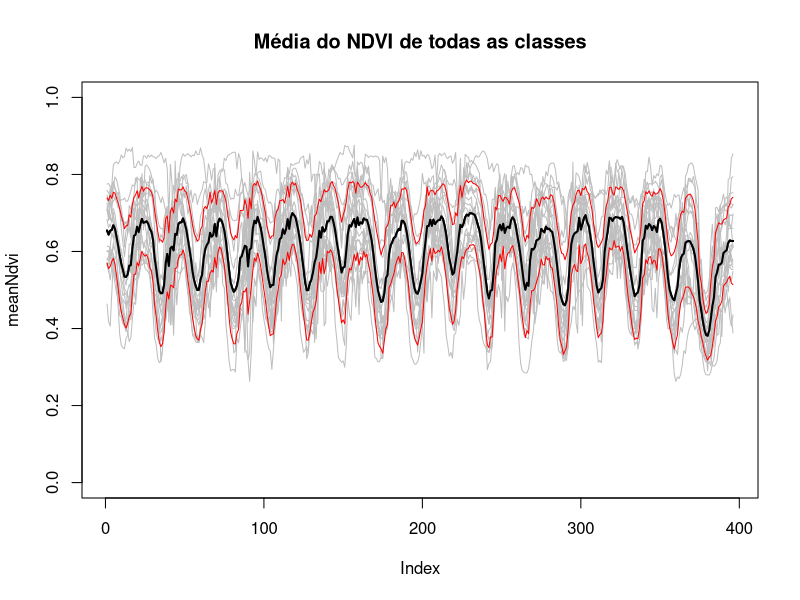
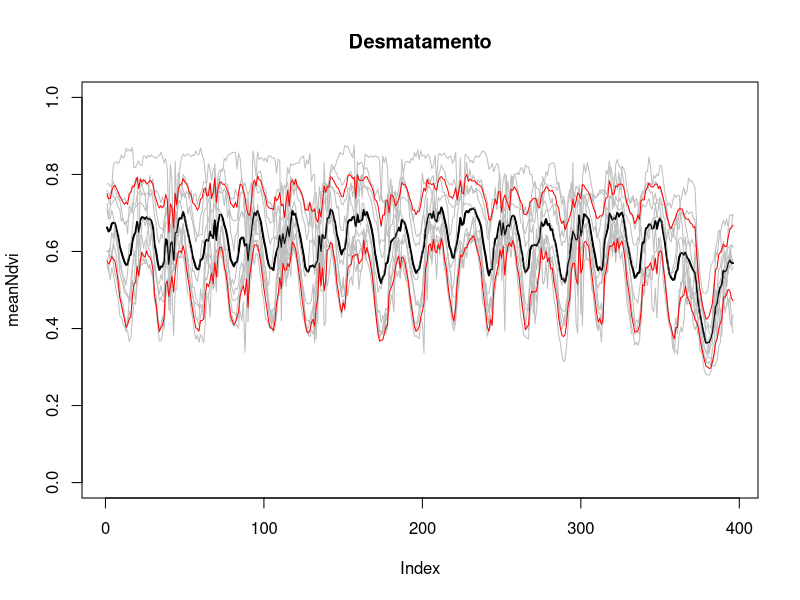
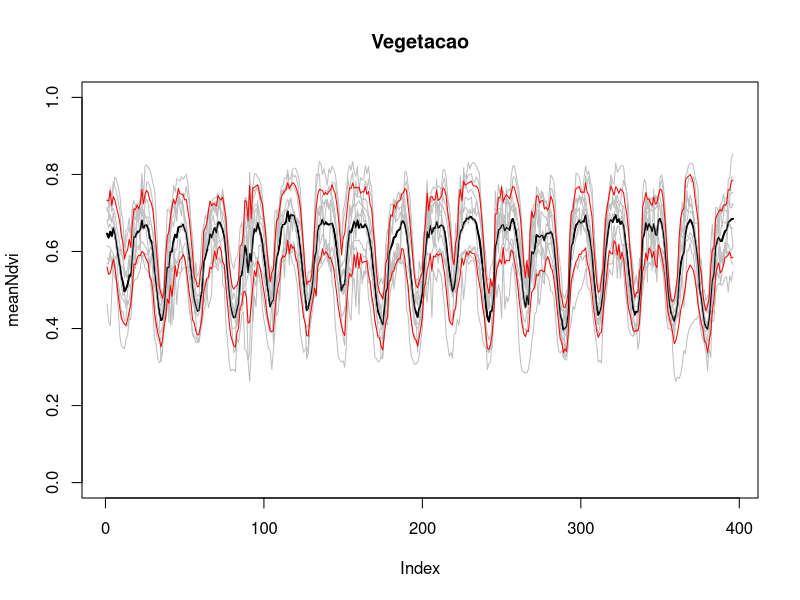
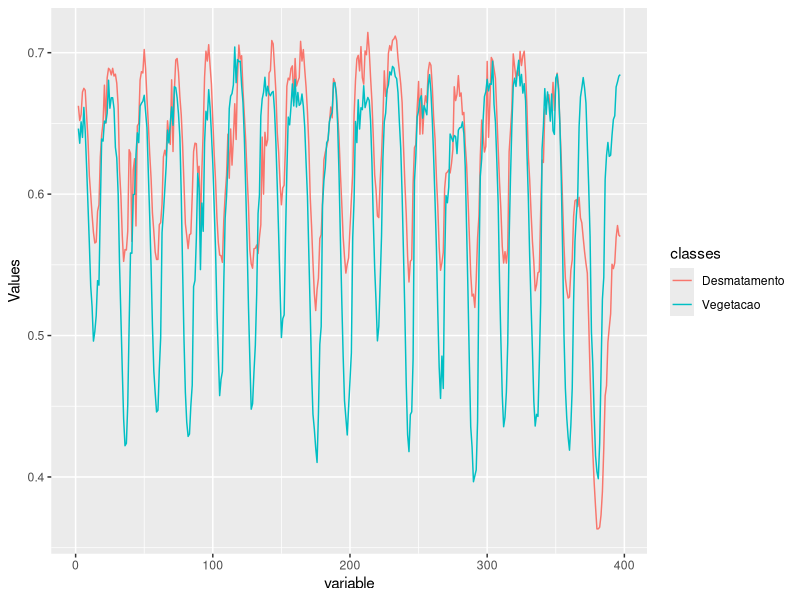
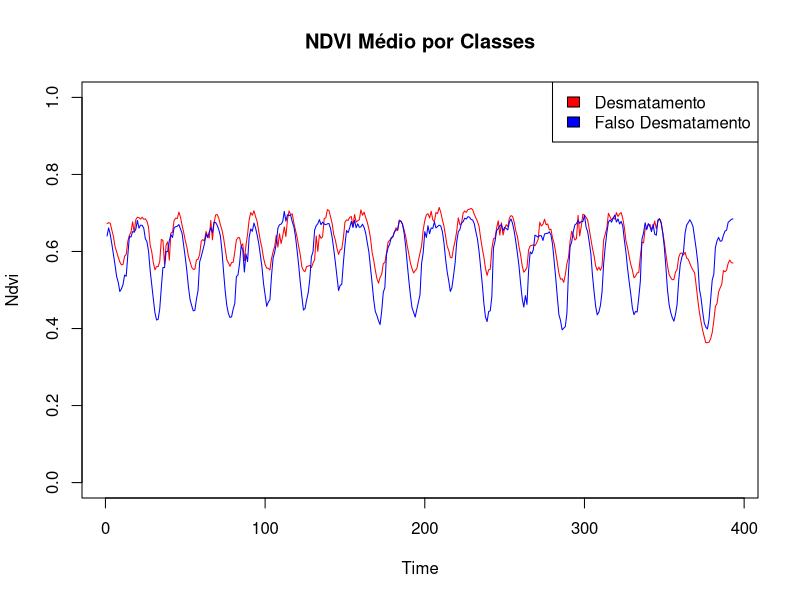

These figures' R source, in order:
## ---- chunk 1
knitr::opts_chunk$set(echo = TRUE, cache = TRUE)
## ---- chunk 2
###
###
#'Pacotes
library(ggplot2)
require(graphics)
library(scales)
library(reshape2)

## ---- chunk 3
###
###
#'Ler arquivos
ndvi <- read.csv('dados/SIAD_NDVI_Amostras_Classes.csv')
## ---- chunk 4
###
###
#'Summary NDVI
meanNdvi <- colMeans(ndvi[,-c(1:4)])
sdNdvi <- apply(ndvi[,-c(1:4)], 2, FUN = sd)
medianNdvi <- apply(ndvi[,-c(1:4)], 2, FUN = median)

###
###
#'Graficos do NDVI
plot(meanNdvi, t = "l", col = "black", lwd = 2, ylim = c(0,1), main = "Média do NDVI de todas as classes")
apply(ndvi[,-c(1:4)], 1, FUN = lines, col = "gray")
lines(meanNdvi + sdNdvi, col = "red")
lines(meanNdvi - sdNdvi, col = "red")
lines(meanNdvi, t = "l", col = "black", lwd = 2)
# lines(medianNdvi, t = "l", col = "blue", lwd = 2)
## ---- chunk 5
classes <- as.character(unique(ndvi$Classe))

for(i in 1:length(classes)){
ndvi_I <- ndvi[ndvi$Classe == classes[i], -c(1:4)]
  
meanNdvi <- colMeans(ndvi_I)
medianaNdvi <- apply(ndvi_I, 2, FUN = median)
sdNdvi <- apply(ndvi_I, 2, FUN = sd)
plot(meanNdvi, t = "l", col = "black", lwd = 2, ylim = c(0,1), main = classes[i])
apply(ndvi_I, 1, FUN = lines, col = "gray")
lines(meanNdvi + sdNdvi, col = "red")
lines(meanNdvi - sdNdvi, col = "red")
lines(meanNdvi, col = "black")
# lines(medianaNdvi, col = "blue")
}
## ---- chunk 6
classes <- as.character(unique(ndvi$Classe))

meanClasses <- as.data.frame(classes)
meanClasses[,2:397] <- NA

for(i in 1:length(classes)){
classesNdvi_I <- ndvi[ndvi$Classe == classes[i], -c(1:4)]
meanClasse_I <- colMeans(classesNdvi_I)
meanClasses[i,2:397] <- meanClasse_I
}

meanClassesMelt <- melt(meanClasses, value.name = "Values")
meanClassesMelt$variable <- as.numeric(gsub("V", "", meanClassesMelt$variable))

ggplot(data = meanClassesMelt, aes(x = variable, y = Values, col = classes))+
  geom_line()

## ---- chunk 7
classes <- as.character(unique(ndvi$Classe))

meanClasses <- as.data.frame(classes)
meanClasses[,2:397] <- NA

for(i in 1:length(classes)){
classesNdvi_I <- ndvi[ndvi$Classe == classes[i], -c(1:4)]
meanClasse_I <- colMeans(classesNdvi_I)
meanClasses[i,2:397] <- meanClasse_I
}

plot(as.numeric(meanClasses[meanClasses$classes == "Desmatamento", -c(1:4)]),
     t = 'l',
     col = "red",
     ylim = c(0,1),
     ylab = "Ndvi",
     xlab = "Time",
     main = "NDVI Médio por Classes")
lines(as.numeric(meanClasses[meanClasses$classes == "Vegetacao", -c(1:4)]),
      col = "blue")
legend("topright", fill = c("red", "blue"), legend = c("Desmatamento", "Falso Desmatamento"))
